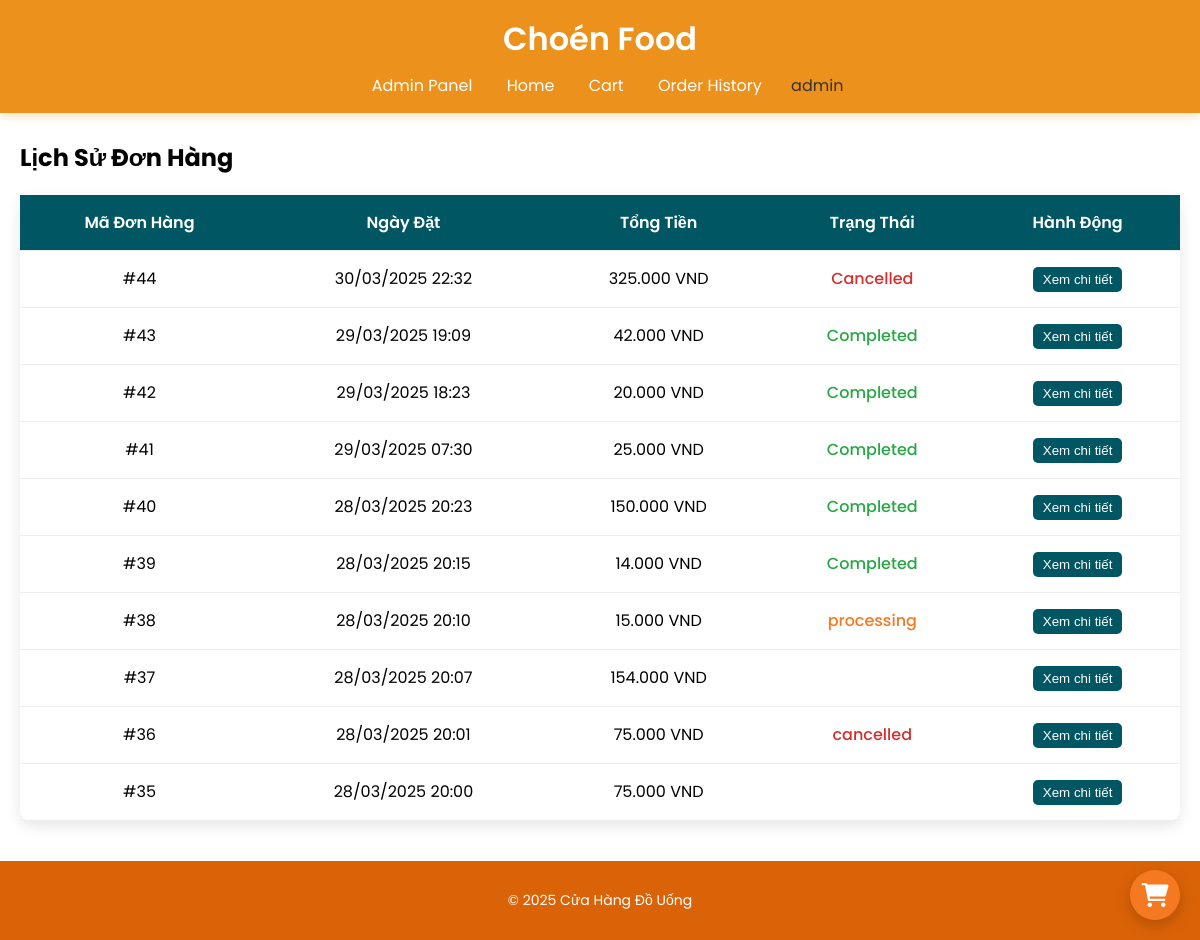
Screenshot of /order_history.php (signed in) with the database file from the repository.
### tables this page shows
CREATE TABLE `users` (
  `user_id` int(11) NOT NULL,
  `username` varchar(50) NOT NULL,
  `password` varchar(255) NOT NULL,
  `email` varchar(100) DEFAULT NULL,
  `full_name` varchar(100) DEFAULT NULL,
  `phone` varchar(20) DEFAULT NULL,
  `address` text DEFAULT NULL,
  `role_id` int(11) DEFAULT NULL,
  `created_at` timestamp NOT NULL DEFAULT current_timestamp()
);

CREATE TABLE `orders` (
  `order_id` int(11) NOT NULL,
  `user_id` int(11) DEFAULT NULL,
  `order_date` datetime DEFAULT current_timestamp(),
  `total_amount` decimal(10,2) NOT NULL DEFAULT 0.00,
  `status` varchar(50) NOT NULL,
  `payment_method` varchar(50) NOT NULL DEFAULT 'cod',
  `address` text NOT NULL,
  `note` text DEFAULT NULL
);

### order_history.php (the view, shortened to what this page needs)
<?php
include 'includes/db_connect.php';
$user_id = $_SESSION['user_id'];
$stmt = $conn->prepare("SELECT order_id, order_date, total_amount, status
                        FROM orders
                        WHERE user_id = :user_id
                        ORDER BY order_date DESC");
$stmt->execute([':user_id' => $user_id]);
$orders = $stmt->fetchAll(PDO::FETCH_ASSOC);
?>
<!DOCTYPE html>
<html lang="vi">
<head>
    <link rel="stylesheet" href="assets/css/all.css">
    <link rel="stylesheet" href="https://cdnjs.cloudflare.com/ajax/libs/font-awesome/6.0.0-beta3/css/all.min.css">
</head>
<body>
    <header>
    <?php include 'includes/header.php'; ?>
    </header>
    <main>
        <h2>Lịch Sử Đơn Hàng</h2>
        <?php if (empty($orders)): ?>
            <p class="empty-history">Bạn chưa có đơn hàng nào! <a href="index.php">Mua sắm ngay</a>.</p>
        <?php else: ?>
            <table class="order-table">
                <thead>
                    <tr>
                        <th>Mã Đơn Hàng</th>
                        <th>Ngày Đặt</th>
                        <th>Tổng Tiền</th>
                        <th>Trạng Thái</th>
                        <th>Hành Động</th>
                    </tr>
                </thead>
                <tbody>
                    <?php foreach ($orders as $order): ?>
                        <tr>
                            <td>#<?php echo $order['order_id']; ?></td>
                            <td><?php echo date('d/m/Y H:i', strtotime($order['order_date'])); ?></td>
                            <td><?php echo number_format($order['total_amount'], 0, ',', '.') . ' VND'; ?></td>
                            <td class="status status-<?php echo strtolower($order['status']); ?>">
                                <?php echo htmlspecialchars($order['status']); ?>
                            </td>
                            <td>
                                <button class="view-details" data-order-id="<?php echo $order['order_id']; ?>">Xem chi tiết</button>
                            </td>
                        </tr>
                    <?php endforeach; ?>
                </tbody>
            </table>
        <?php endif; ?>
    </main>
    <a href="cart.php" class="cart-icon">
        <i class="fas fa-shopping-cart"></i>
    </a>
    <footer>
        <p>© 2025 Cửa Hàng Đồ Uống</p>
    </footer>
</body>
</html>

### includes/header.php (shortened to what this page needs)
<?php
include 'db_connect.php';
$full_name = '';
if (isset($_SESSION['user_id'])) {
    $stmt = $conn->prepare("SELECT full_name FROM users WHERE user_id = :user_id");
    $stmt->execute([':user_id' => $_SESSION['user_id']]);
    $full_name = $stmt->fetchColumn() ?: $_SESSION['username'];
}
?>
<header>
    <h1>Choén Food</h1>
    <nav>
        <?php if (isset($_SESSION['role']) && ($_SESSION['role'] == 'admin' || $_SESSION['role'] == 'staff')): ?>
            <a href="admin/dashboard.php">Admin Panel</a>
        <?php endif; ?>
        <a href="/beverage_shop/index.php">Home</a>
        <a href="/beverage_shop/cart.php">Cart</a>
        <?php if (isset($_SESSION['username'])): ?>
            <a href="/beverage_shop/order_history.php">Order History</a>
            <div class="user-menu">
                <div class="dropdown-toggle">
                    <span><?php echo htmlspecialchars($full_name); ?></span>
                </div>
            </div>
        <?php else: ?>
            <a href="/beverage_shop/login.php">Login</a>
            <a href="/beverage_shop/register.php">Register</a>
        <?php endif; ?>
    </nav>
</header>

### assets/css/all.css (style rules this page uses)
body { font-family: 'Poppins', Arial, sans-serif; margin: 0; padding: 0; background-color: #F5F6F5; min-height: 100vh; display: flex; flex-direction: column; }
header { background-color: #ec911c; color: #FFFFFF; padding: 15px 0; text-align: center; position: fixed; top: 0; left: 0; width: 100%; z-index: 1000; box-shadow: 0 2px 10px rgba(244, 131, 3, 0.3); }
header h1 { margin: 0; font-size: 32px; font-weight: 600; }
nav { margin-top: 10px; }
nav a { color: #FFFFFF; text-decoration: none; margin: 0 15px; font-size: 16px; transition: color 0.3s ease; }
main { padding: 20px; margin-top: 100px; flex: 1; background-color: #FFFFFF; }
footer { background-color: #db6307; color: #FFFFFF; text-align: center; padding: 15px 0; font-size: 14px; }
.cart-icon { position: fixed; bottom: 20px; right: 20px; background-color: #F47920; color: #FFFFFF; width: 50px; height: 50px; border-radius: 50%; display: flex; align-items: center; justify-content: center; box-shadow: 0 5px 15px rgba(0, 0, 0, 0.2); text-decoration: none; font-size: 24px; transition: transform 0.3s ease; z-index: 1000; }
.order-table { width: 100%; max-width: 1200px; margin: 20px auto; border-collapse: collapse; background-color: #FFFFFF; border-radius: 10px; box-shadow: 0 5px 15px rgba(0, 0, 0, 0.1); }
.order-table th, .order-table td { padding: 15px; border-bottom: 1px solid #EDEDED; text-align: center; }
.order-table th { background-color: #005662; color: #FFFFFF; font-weight: 600; }
.order-table .status { font-weight: 500; }
.order-table .status-processing { color: #F47920; }
.order-table .status-completed { color: #28A745; }
.order-table .status-cancelled { color: #D32F2F; }
.order-table .view-details { background-color: #005662; color: #FFFFFF; padding: 5px 10px; border: none; border-radius: 5px; cursor: pointer; transition: background-color 0.3s ease; }

### includes/header.php (style rules this page uses)
.user-menu { position: relative; display: inline-block; margin-left: 10px; }
.dropdown-toggle { display: flex; align-items: center; cursor: pointer; color: #333; }

### rows the page displays
users: full_name "admin"
orders: order_id "44", order_date "30/03/2025 22:32", total_amount "325.000", status "Cancelled"
orders: order_id "43", order_date "29/03/2025 19:09", total_amount "42.000", status "Completed"
orders: order_id "42", order_date "29/03/2025 18:23", total_amount "20.000", status "Completed"
orders: order_id "41", order_date "29/03/2025 07:30", total_amount "25.000", status "Completed"
orders: order_id "40", order_date "28/03/2025 20:23", total_amount "150.000", status "Completed"
orders: order_id "39", order_date "28/03/2025 20:15", total_amount "14.000", status "Completed"
orders: order_id "38", order_date "28/03/2025 20:10", total_amount "15.000", status "processing"
orders: order_id "37", order_date "28/03/2025 20:07", total_amount "154.000"
orders: order_id "36", order_date "28/03/2025 20:01", total_amount "75.000", status "cancelled"
orders: order_id "35", order_date "28/03/2025 20:00", total_amount "75.000"
